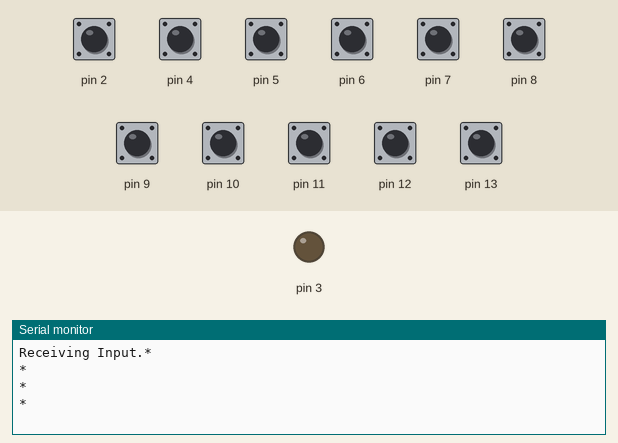
Simulated run of this sketch. Board: Arduino Uno, built with avr-gcc and run on an emulated ATmega328P. On the bench: output pins drawn as LEDs (lit = HIGH), the last lines printed to the serial monitor. The test bench sets the inputs (shaded band); at power-on: pin 2, pin 4–13 HIGH.

Above: at 1.7 s.
1.8 s: pin 2 pulled LOW for 0.55 s
At 2.63 s:
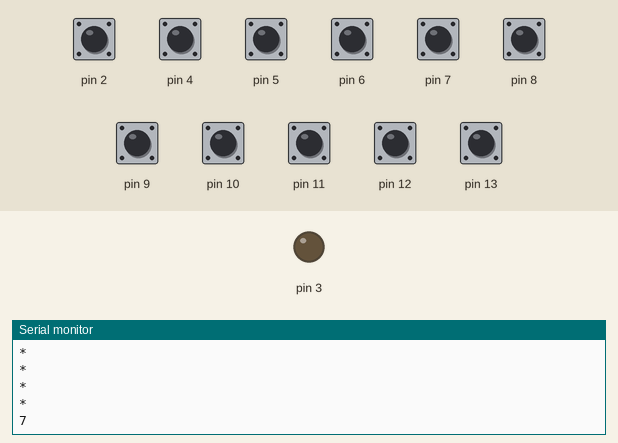
3.8 s: pin 10 pulled LOW for 0.55 s
At 4.97 s:
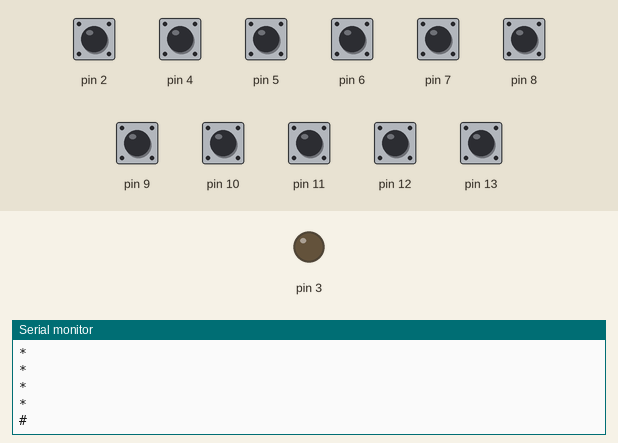

Measured:
- after the input at 1.8 s, the serial monitor: prints a new line after 0.54 s (image 1)
- after the input at 3.8 s, the serial monitor: prints a new line after 0.88 s (image 2)

The sketch:

TV_Remote.ino
```cpp
#include <IRremote.h>
#include <IRremoteInt.h>

IRsend mysend;

// Keypad code provided by:
// DavidE 2/4/15
// "This is my first Keypad sketch.  I am using a 12 key 13 pin common terminal
// keypad from SeeedStudio."

void setup(){
  Serial.begin(9600);
  Serial.print("Receiving Input.");
  /*
  Set pins 2-13 as inputs and enable the internal pull-up resistor
  with the INPUT_PULLUP constant.  Wire each of these pins directly
  to a unique pin on the keypad thus addressing each key.
  The common terminal is connected to ground.
  */
  pinMode(1, INPUT_PULLUP);
  pinMode(2, INPUT_PULLUP);
  pinMode(4, INPUT_PULLUP);
  pinMode(5, INPUT_PULLUP);
  pinMode(6, INPUT_PULLUP);
  pinMode(7, INPUT_PULLUP);
  pinMode(8, INPUT_PULLUP);
  pinMode(9, INPUT_PULLUP);
  pinMode(10, INPUT_PULLUP);
  pinMode(11, INPUT_PULLUP);
  pinMode(12, INPUT_PULLUP);
  pinMode(13, INPUT_PULLUP);

  pinMode(3, OUTPUT);

}

void checkInput(){
  // The variable names correspond to the keys on the keypad:
  int star = digitalRead(0);  // keypad pin 2
  int seven = digitalRead(2);  // keypad pin 3
  int four = digitalRead(4);  // keypad pin 4
  int one = digitalRead(5);  // keypad pin 5
  int zero = digitalRead(6);  // keypad pin 6
  int eight = digitalRead(7);  // keypad pin 7
  int five = digitalRead(8);  // keypad pin 8
  int two = digitalRead(9);  // keypad pin 9
  int pound = digitalRead(10);  // keypad pin 10
  int nine = digitalRead(11);  // keypad pin 11
  int six = digitalRead(12);  // keypad pin 12
  int three = digitalRead(13);  // keypad pin 13

  // When the digitalRead() of a pin returns 0 the corresponding
  // key label is printed via Serial.
  int debounce = 400;
  if(!star){ Serial.println("*"); mysend.sendRC5(0x80C, 12); delay(debounce); } //Power. 2060 in decimal
  if(!seven){Serial.println(7); mysend.sendRC5(7, 12); delay(debounce); }
  if(!four){ Serial.println(4); mysend.sendRC5(4, 12); delay(debounce); }
  if(!one){ Serial.println(1); mysend.sendRC5(1, 12); delay(debounce); }
  if(!zero){ Serial.println(0); mysend.sendRC5(0, 12); delay(debounce); }
  if(!eight){ Serial.println(8); mysend.sendRC5(8, 12); delay(debounce); }
  if(!five){ Serial.println(5); mysend.sendRC5(5, 12); delay(debounce); }
  if(!two){ Serial.println(2); mysend.sendRC5(2, 12); delay(debounce); }
  if(!pound){ Serial.println("#"); mysend.sendRC5(56, 12); delay(debounce); }
  if(!nine){ Serial.println(9); mysend.sendRC5(9, 12); delay(debounce); }
  if(!six){ Serial.println(6); mysend.sendRC5(6, 12); delay(debounce); }
  if(!three){ Serial.println(3); mysend.sendRC5(3, 12); delay(debounce); }
}

void blink() {
  digitalWrite(3, HIGH);
  delay(40);
  digitalWrite(3, LOW);
  delay(40);
}

void loop(){
  checkInput();
}
```
